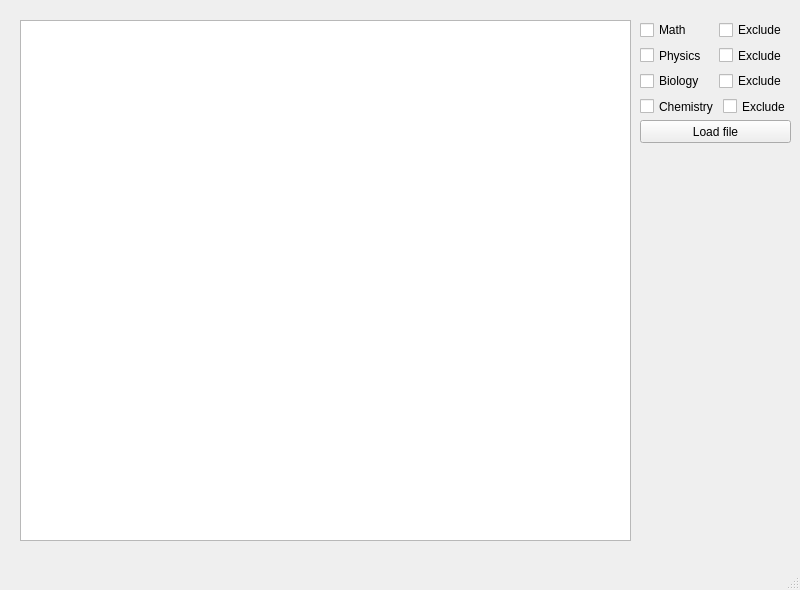
<?xml version="1.0" encoding="UTF-8"?>
<ui version="4.0">
    <class>MainWindow</class>
    <widget class="QMainWindow" name="MainWindow">
        <property name="geometry">
            <rect>
                <x>0</x>
                <y>0</y>
                <width>800</width>
                <height>590</height>
            </rect>
        </property>
        <property name="windowTitle">
            <string>MainWindow</string>
        </property>
        <widget class="QWidget" name="centralwidget">
            <widget class="QListView" name="studentsList">
                <property name="geometry">
                    <rect>
                        <x>20</x>
                        <y>20</y>
                        <width>611</width>
                        <height>521</height>
                    </rect>
                </property>
                <property name="editTriggers">
                    <set>QAbstractItemView::NoEditTriggers</set>
                </property>
            </widget>
            <widget class="QPushButton" name="fileLoaderButton">
                <property name="geometry">
                    <rect>
                        <x>640</x>
                        <y>120</y>
                        <width>151</width>
                        <height>23</height>
                    </rect>
                </property>
                <property name="text">
                    <string>Load file</string>
                </property>
            </widget>
            <widget class="QWidget" name="verticalLayoutWidget">
                <property name="geometry">
                    <rect>
                        <x>640</x>
                        <y>20</y>
                        <width>151</width>
                        <height>96</height>
                    </rect>
                </property>
                <layout class="QVBoxLayout" name="verticalLayout">
                    <item>
                        <layout class="QHBoxLayout" name="horizontalLayout">
                            <item>
                                <widget class="QCheckBox" name="MathCheckbox">
                                    <property name="text">
                                        <string>Math</string>
                                    </property>
                                    <property name="tristate">
                                        <bool>false</bool>
                                    </property>
                                </widget>
                            </item>
                            <item>
                                <widget class="QCheckBox" name="MathCheckboxExclude">
                                    <property name="text">
                                        <string>Exclude</string>
                                    </property>
                                </widget>
                            </item>
                        </layout>
                    </item>
                    <item>
                        <layout class="QHBoxLayout" name="horizontalLayout_6">
                            <item>
                                <widget class="QCheckBox" name="PhysicsCheckbox">
                                    <property name="text">
                                        <string>Physics</string>
                                    </property>
                                    <property name="tristate">
                                        <bool>false</bool>
                                    </property>
                                </widget>
                            </item>
                            <item>
                                <widget class="QCheckBox" name="PhysicsCheckboxExclude">
                                    <property name="text">
                                        <string>Exclude</string>
                                    </property>
                                </widget>
                            </item>
                        </layout>
                    </item>
                    <item>
                        <layout class="QHBoxLayout" name="horizontalLayout_7">
                            <item>
                                <widget class="QCheckBox" name="BiologyCheckbox">
                                    <property name="text">
                                        <string>Biology</string>
                                    </property>
                                    <property name="tristate">
                                        <bool>false</bool>
                                    </property>
                                </widget>
                            </item>
                            <item>
                                <widget class="QCheckBox" name="BiologyCheckboxExclude">
                                    <property name="text">
                                        <string>Exclude</string>
                                    </property>
                                </widget>
                            </item>
                        </layout>
                    </item>
                    <item>
                        <layout class="QHBoxLayout" name="horizontalLayout_5">
                            <item>
                                <widget class="QCheckBox" name="ChemistryCheckbox">
                                    <property name="text">
                                        <string>Chemistry</string>
                                    </property>
                                    <property name="tristate">
                                        <bool>false</bool>
                                    </property>
                                </widget>
                            </item>
                            <item>
                                <widget class="QCheckBox" name="ChemistryCheckboxExclude">
                                    <property name="text">
                                        <string>Exclude</string>
                                    </property>
                                </widget>
                            </item>
                        </layout>
                    </item>
                </layout>
            </widget>
        </widget>
        <widget class="QMenuBar" name="menubar">
            <property name="geometry">
                <rect>
                    <x>0</x>
                    <y>0</y>
                    <width>800</width>
                    <height>21</height>
                </rect>
            </property>
        </widget>
        <widget class="QStatusBar" name="statusbar"/>
    </widget>
    <resources/>
    <connections/>
</ui>
